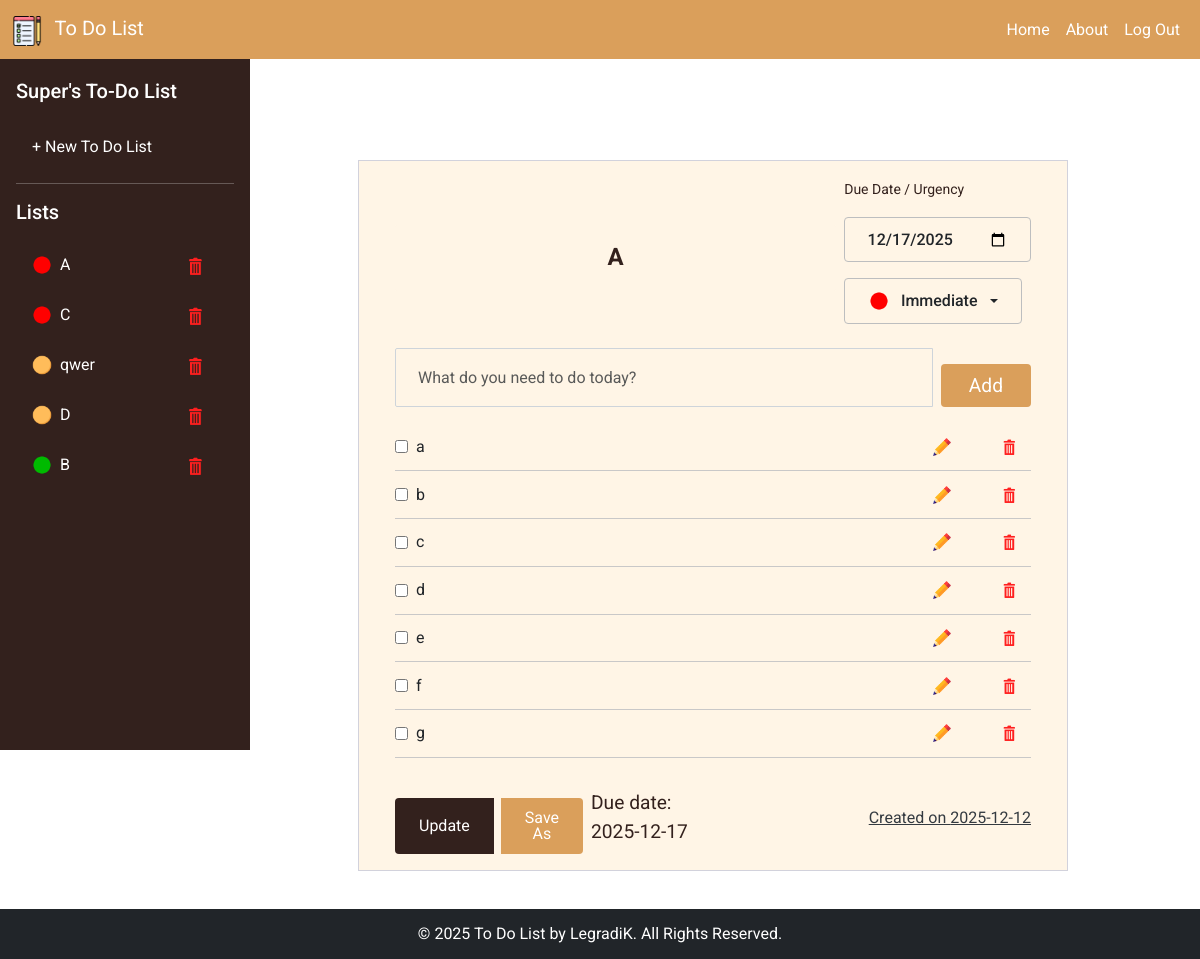
The page /1/old_todo/2 (signed in) on the database as committed earlier.
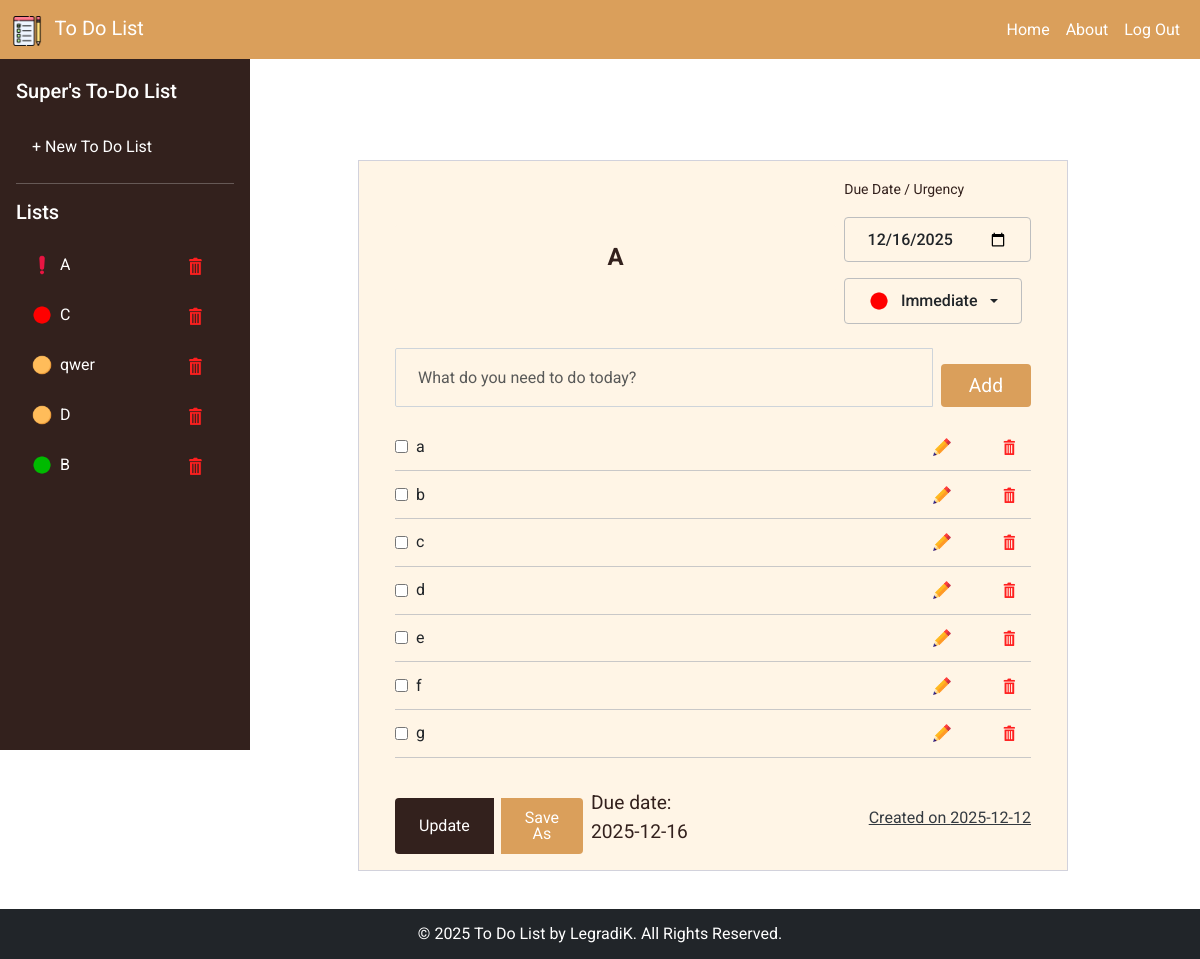
The same page on the database as committed later.
### main.py (models this page shows)
class ToDoList(db.Model):
    id = db.Column(db.Integer, primary_key=True)
    title = db.Column(db.String(200), nullable=False)
    user_id = db.Column(db.Integer, db.ForeignKey('user.id'), nullable=False)
    owner = db.relationship('User', back_populates='lists')
    task_urgency = db.Column(db.String(100), nullable=False, default="flexible")
    created_date = db.Column(db.Date, nullable=False, default=date.today)
    due_date = db.Column(db.Date, nullable=False)
    items = db.relationship('ToDoItem', back_populates='list', lazy="select", cascade="all, delete")

### main.py (the view, shortened to what this page needs)
@app.route('/<int:user_id>/old_todo/<int:todo_id>', methods=['GET', 'POST'])
def old_todo(user_id, todo_id):
    today = date.today()
    todo_list = ToDoList.query.get_or_404(todo_id)
    if 'user_id' not in session or todo_list.user_id != session['user_id']:
        flash("You do not have access to this to-do list.", "danger")
        return redirect(url_for('home'))
    else:
        items = ToDoItem.query.filter_by(list_id=todo_id).all()
        return render_template('old_todo.html', user_id=session['user_id'], todo_list=todo_list, items=items, today=today)

### main.py (called while the page is built)
@app.context_processor
def inject_user_todos():
    if 'user_id' in session:
        todos = ToDoList.query.filter_by(user_id=session['user_id']).all()
        sorted_old_todos = sorted(todos, key=lambda t: URGENCY_ORDER.get(t.task_urgency, 99))
        return dict(old_todos=sorted_old_todos)
    return dict(old_todos=[])

@app.before_request
def make_session_non_permanent():
    session.permanent = False

### templates/old_todo.html (shortened to what the changed rows need)
{% extends "base.html" %}
{% block content %}
<div class="page-content page-container page-container-body" id="page-content">
    <div class="padding">
        <div class="row container d-flex justify-content-center">
            <div class="col-md-12">
                <div class="card px-3">
                    <div class="card-body">
                        <form id="todo-list-form" method="POST" action="{{ url_for('old_todo', user_id=user_id, todo_id=todo_list.id) }}">
                            <div class="mb-4 d-flex align-items-start gap-2">
                                <input
                                    type="text"
                                    name="title"
                                    id="list-title-input"
                                    class="form-control form-control-lg fw-bold todo-list-title-input"
                                    placeholder="Edit title"
                                    value="{{ todo_list.title }}"
                                    >
                                <div>
                                    <small class="due-date-small-note">Due Date / Urgency</small><br>
                                    <input
                                        class="due-date-btn"
                                        type="date"
                                        name="due_date"
                                        id="due_date"
                                        value="{{ todo_list.due_date }}"
                                    >
                                    <div class="dropdown task-tempo-dropdown features">
                                        <button
                                            class="btn btn-outline-secondary dropdown-toggle"
                                            type="button"
                                            id="taskTempoButton"
                                            data-value="{{ todo_list.task_urgency }}"
                                            data-bs-toggle="dropdown"
                                            aria-expanded="false"
                                        >
                                        </button>
                                    </div>
                                </div>
                            </div>
                            <div class="bottom-btn-p d-flex align-items-center justify-content-between">
                                <div class="btn-group">
                                    <button type="submit" class="btn btn-secondary w-30 todo-list-update-btn" value="update">Update</button>
                                    <button type="submit" class="btn btn-primary w-30 todo-list-create-btn" value="save_as">Save As</button>
                                </div>
                                <p class="due-date space-between mb-0">Due date: {{ todo_list.due_date }}</p>
                                <p class="created-date mb-0">Created on  {{ todo_list.created_date }}</p>
                            </div>
                        </form>
                    </div>
                </div>
            </div>
        </div>
    </div>
</div>
{% endblock %}

### templates/sidebar.html
<div class="sidebar px-3 py-4">
    {% if session.get('user_id') %}
    <div class="user-info mb-4">
        <h5 class="mb-1">
            <a href="{{ url_for('member', user_id=session.get('user_id')) }}" class="text-white text-decoration-none">
            {{ session.get('first_name') }}'s To-Do List
            </a>
        </h5>
    </div>
    {% endif %}
    <ul class="nav nav-pills flex-column mb-auto">
        <li class="nav-item">
            <a href="/new_todo" class="nav-link">+ New To Do List</a>
        </li>
        <hr class="text-white">
        <h5 class="mb-3">Lists</h5>
        {% if session.get('user_id') %}
            {% for todo in old_todos %}
            <li class="nav-item">
                <a href="/{{ session.user_id }}/old_todo/{{ todo.id }}" class="nav-link d-flex justify-content-between align-items-center">
                    <div class="d-flex align-items-center text-truncate" style="max-width: calc(100% - 30px);">
                        {% if todo.due_date < today %}
                            <img src="{{ url_for('static', filename='icons/warning.png') }}"
                                alt="" width="20" class="me-2">
                        {% else %}
                            {% if todo.task_urgency == 'immediate' %}
                                <img src="{{ url_for('static', filename='icons/red_circle.png') }}"
                                    alt="" width="20" class="me-2">
                            {% elif todo.task_urgency == 'timely' %}
                                <img src="{{ url_for('static', filename='icons/orange_circle.png') }}"
                                    alt="" width="20" class="me-2">
                            {% elif todo.task_urgency == 'flexible' %}
                                <img src="{{ url_for('static', filename='icons/green_circle.png') }}"
                                    alt="" width="20" class="me-2">
                            {% endif %}
                        {% endif %}
                        <span class="text-truncate">{{ todo.title }}</span>
                    </div>
                    <button
                        type="button"
                        class="delete-list-btn-sidebar"
                        data-list-id="{{ todo.id }}"
                    >
                        <img src="{{ url_for('static', filename='icons/delete.png') }}"
                            alt="Delete" width="20">
                    </button>
                </a>
            </li>
            {% endfor %}
        {% endif %}
    </ul>
</div>

Rows that differ between the two databases and show on the page:
changed ToDoList (number 1 of 5 on the later page): due_date: picture added; due_date "12/17/2025" → "12/16/2025"; due_date "2025-12-17" → "2025-12-16"; due_date: picture removed
